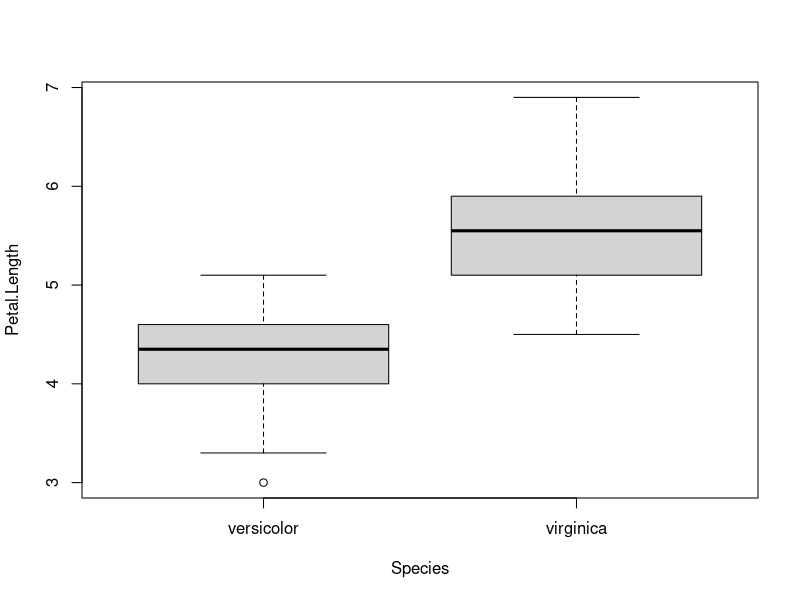
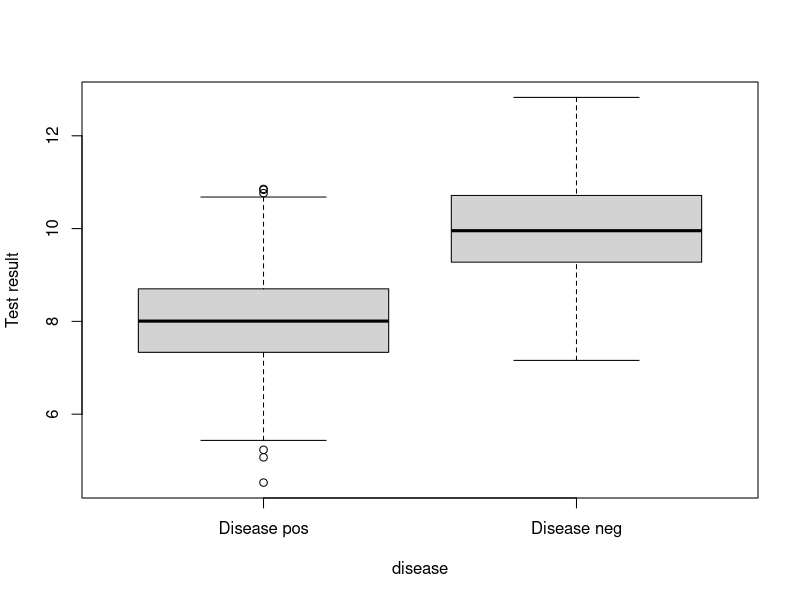

The R source for these figures, in order:
## ---- chunk 1
data(iris)
irisvv <- subset(iris, subset = iris$Species != "setosa")
irisvv$Species <- factor(irisvv$Species)
boxplot(Petal.Length ~ Species, data = irisvv)
## ---- chunk 2
irisvv$shortpetal <- ifelse(irisvv$Petal.Length < 5, 1, 0)
irisvv$shortpetal <- factor(irisvv$shortpetal, levels = 1:0, labels = c("<5 cm", ">5 cm"))
table(irisvv$shortpetal)
## ---- chunk 3
Table <- with(irisvv, table(shortpetal, Species))
Table
## ---- chunk 4
Table[1, 1] / sum(Table[, 1])
## ---- chunk 5
Table[2, 2] / sum(Table[, 2])
## ---- chunk 6
Table[1, 1] / sum(Table[1, ])
## ---- chunk 7
Table[2, 2] / sum(Table[2, ])
## ---- chunk 8
set.seed(90025)
W3data <- data.frame(test = c(rnorm(1000, mean = 10, sd = 1), rnorm(1000, mean = 8, sd = 1)), disease = c(rep(1, 1000), rep(0, 1000)))
W3data$test2 <- ifelse(W3data$test < 9, 0, 1)
W3data$test2 <- factor(W3data$test2, levels = 0:1, labels = c("Test pos", "Test neg"))
W3data$disease <- factor(W3data$disease, levels = 0:1, labels = c("Disease pos", "Disease neg"))
Table <- with(W3data, table(test2, disease))
Table
boxplot(test~disease, data = W3data, ylab = "Test result")
## ---- chunk 9
Table[1, 1] / sum(Table[, 1])
## ---- chunk 10
Table[2, 2] / sum(Table[, 2])
## ---- chunk 11
Table[1, 1] / sum(Table[1, ])
## ---- chunk 12
Table[2, 2] / sum(Table[2, ])
